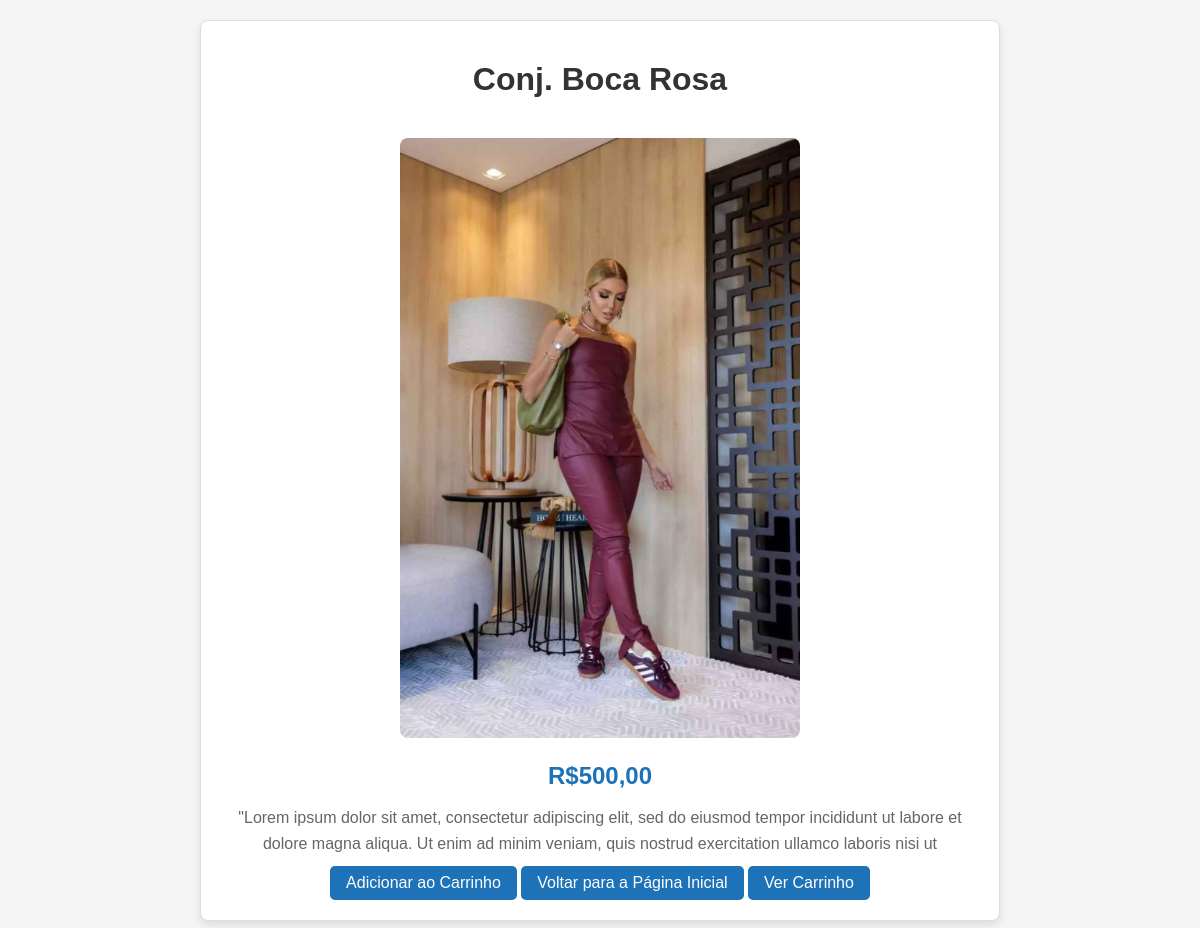
Screenshot of /produto/1/ with the database file from the repository.
### produtos/models.py (models this page shows, shortened)
class Produto(models.Model):
    nome = models.CharField(max_length=200)
    preço = models.DecimalField(max_digits=10, decimal_places=2)
    categoria = models.ForeignKey(Categoria, on_delete=models.CASCADE)
    descrição = models.CharField(max_length=200)
    quantidade = models.IntegerField()
    imagem = models.ImageField(upload_to='imagens/')

### produtos/views.py (the view)
# urls.py: path('produto/<int:produto_id>/', views.produto_detalhes, name='produto_detalhes'),
def produto_detalhes(request, produto_id):
    produto = get_object_or_404(Produto, id=produto_id)
    return render(request, 'produtos_detalhes.html', {'produto': produto})

### templates/produtos_detalhes.html (shortened to what this page needs)
{% load static %}
<!DOCTYPE html>
<html lang="pt-bt">
<head>
    <link rel="stylesheet" href="{% static 'css/css.css' %}">
</head>
<body>
    <div class="produto-detalhes-container">
        <h1>{{ produto.nome }}</h1>
        <img src="{{ produto.imagem.url }}" alt="{{ produto.nome }}" class="produto-detalhes-imagem">
        <p class="produto-detalhes-preço">R${{ produto.preço }}</p>
        <p class="produto-detalhes-descrição">{{ produto.descrição }}</p>
        <a href="{% url 'adicionar_ao_carrinho' produto.id %}" class="btn btn-primary">Adicionar ao Carrinho</a>
        <a href="{% url 'home' %}" class="btn btn-primary">Voltar para a Página Inicial</a>
        <a href="{% url 'ver_carrinho' %}" class="btn btn-secondary">Ver Carrinho</a>
    </div>
</body>
</html>

### templates/static/css/css.css (style rules this page uses)
* { margin: 0; padding: 0; box-sizing: border-box; }
body { font-family: Arial, sans-serif; background-color: #f5f5f5; color: #333; display: flex; flex-direction: column; align-items: center; }
h1 { color: #333; font-size: 2rem; margin: 20px; text-align: center; }
.btn { background-color: #1d72b8; color: #fff; padding: 8px 16px; border: none; border-radius: 5px; cursor: pointer; text-decoration: none; display: inline-block; font-size: 1rem; transition: background-color 0.3s; margin-top: auto; }
.produto-detalhes-container { max-width: 800px; margin: 20px; padding: 20px; background-color: #fff; border: 1px solid #ddd; border-radius: 8px; box-shadow: 0px 4px 8px rgba(0, 0, 0, 0.1); text-align: center; }
.produto-detalhes-imagem { width: 100%; max-width: 400px; height: auto; border-radius: 8px; margin: 20px 0; }
.produto-detalhes-preço { font-size: 1.5rem; color: #1d72b8; font-weight: bold; margin-bottom: 15px; }
.produto-detalhes-descrição { font-size: 1rem; color: #666; line-height: 1.6; margin-bottom: 10px; }

### rows the page displays
Produto: nome "Conj. Boca Rosa", imagem (picture), preço "500,00", descrição "\"Lorem ipsum dolor sit amet, consectetur adipiscing elit, sed do eiusmod tempor incididunt ut labore et dolore magna aliqua. Ut enim ad minim veniam, quis nostrud exercitation ullamco laboris nisi ut"
